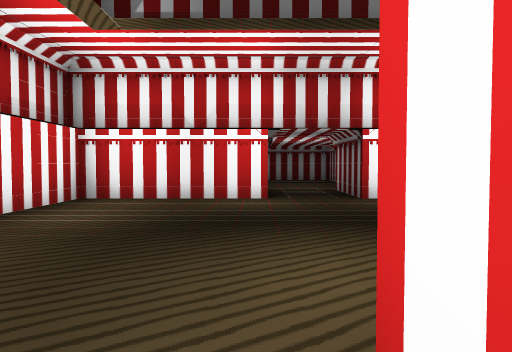
view 1 (above)

24 first-person views from a walk through a Godot game level. The camera is 1.5 m above the floor, tilts 2° down and sees 70° across. The floor is counted in squares, 2 m on a side. Each view is taken from the middle of a square. On the plan, view 1 faces up. The plan holds only what a view shows up to about 11 squares ahead; the rest is blank. Characters and animated objects are left out.

view 2
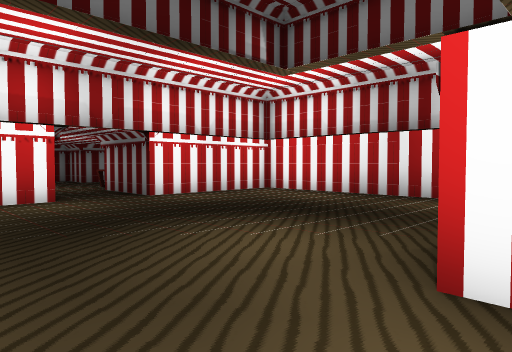

view 3
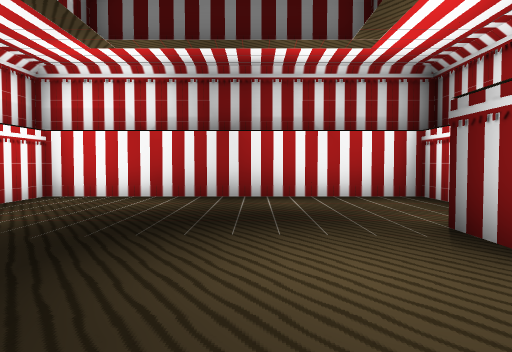

view 4
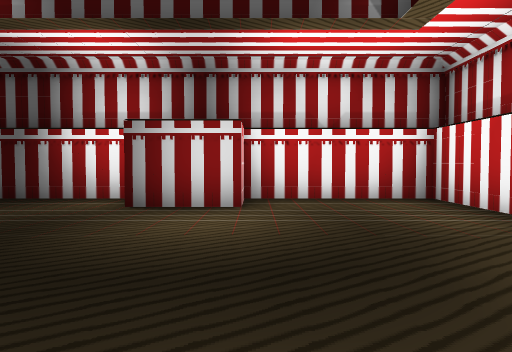

view 5
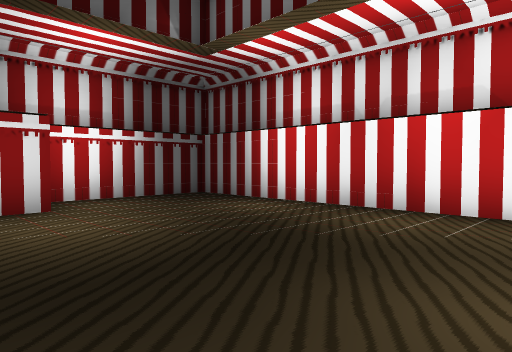

view 6
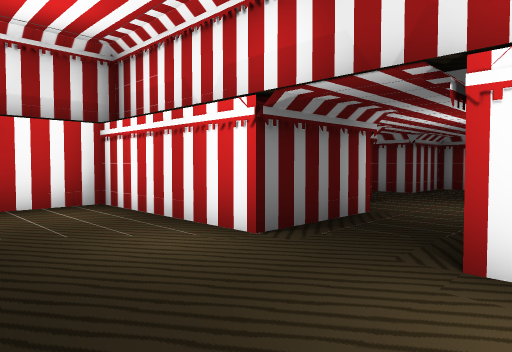

view 7
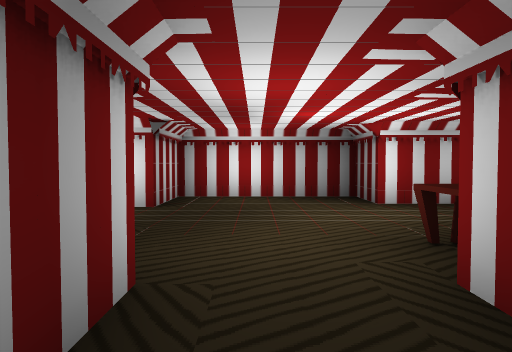

view 8
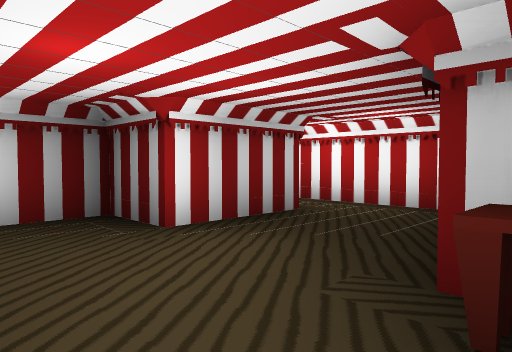

view 9
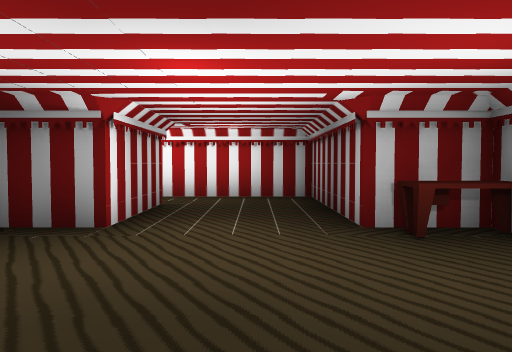

view 10
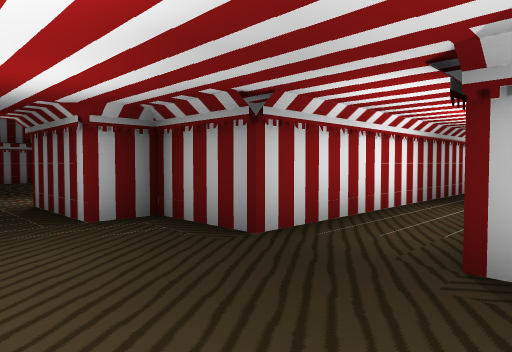

view 11
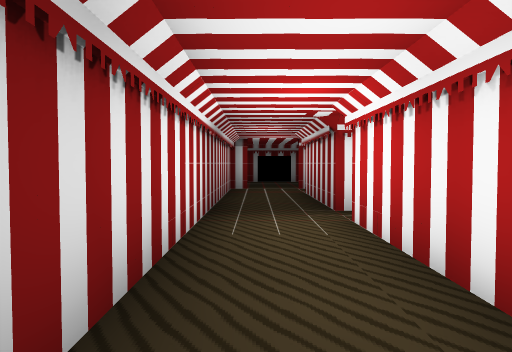

view 12
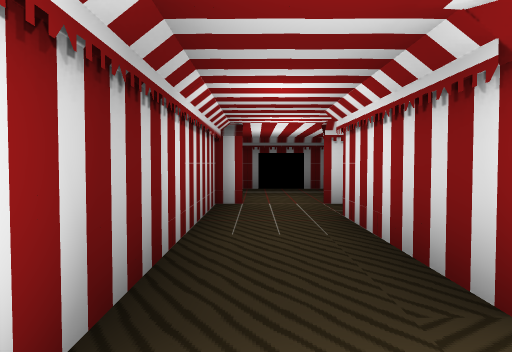

view 13
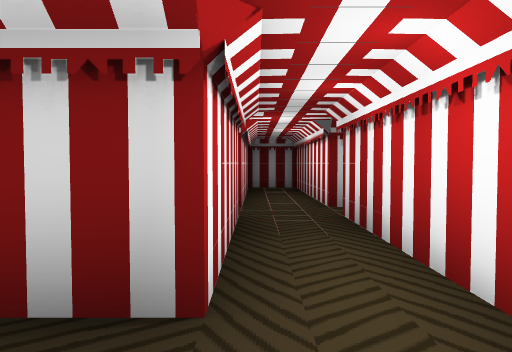

view 14
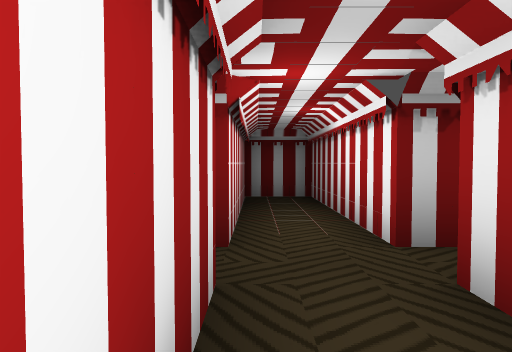

view 15
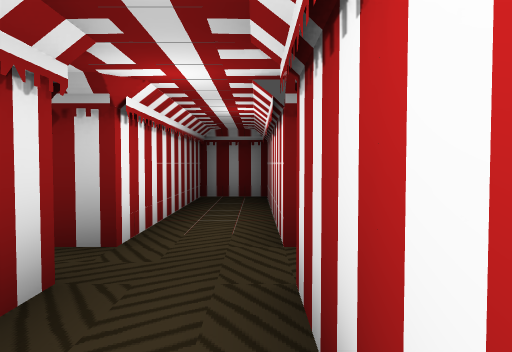

view 16
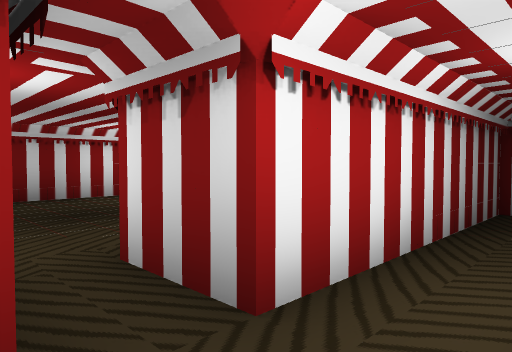

view 17
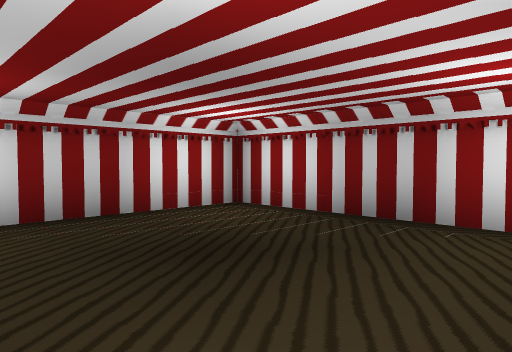

view 18
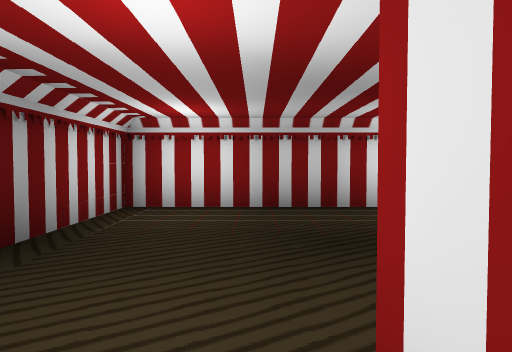

view 19
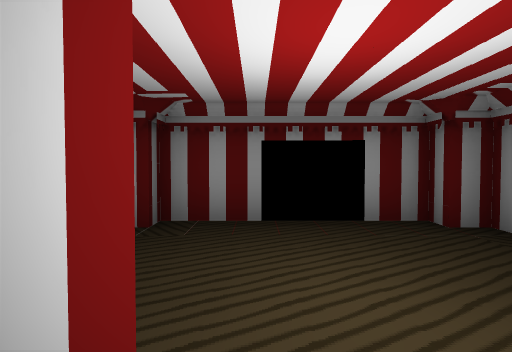

view 20
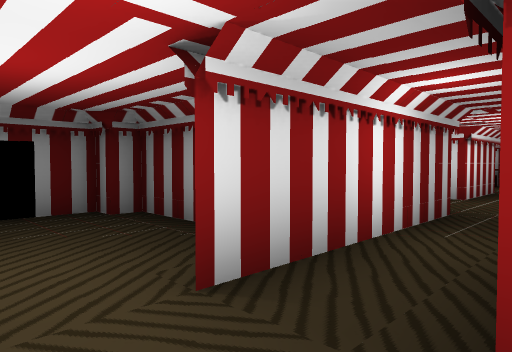

view 21
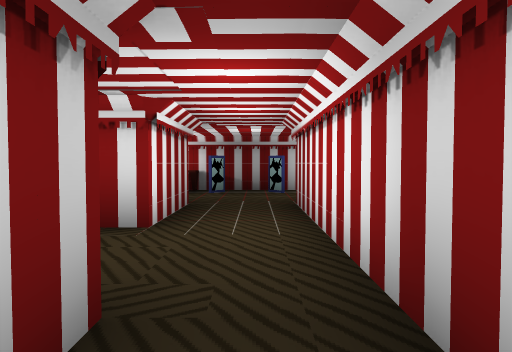

view 22
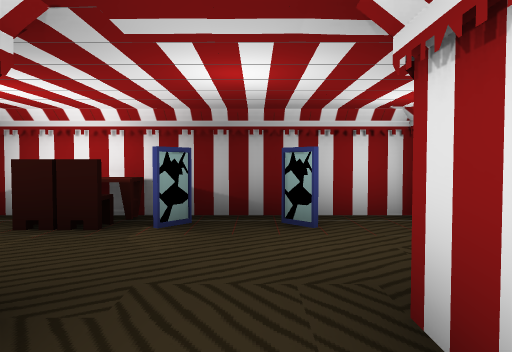

view 23
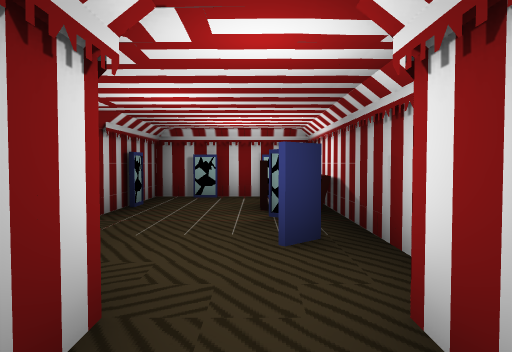

view 24
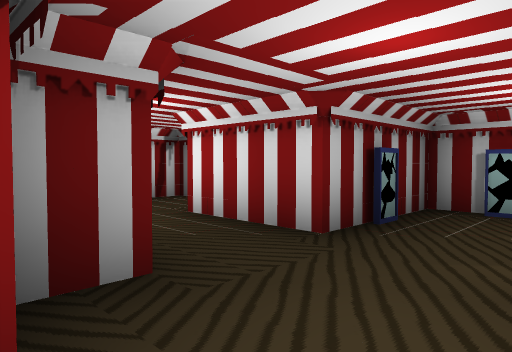

### Floor plan
Points are (right, up) in squares from view 1. A wall is a line through its corners. A room is listed if a view was taken in it or the views show most of it. See-through windows are left out.
Room 1 (views 1, 2, 3, 4, 5, 6)
walls: (0.3, 7.7) (-3.8, 7.7) (-3.8, -0.7) (0.3, -0.7) (0.3, 0.7) (2.2, 0.7); (2.8, -0.7) (6.3, -0.7) (6.3, 7.7) (2.3, 7.7)
ways out: opening at (1.5, 7) to room 2
Room 2 (views 7, 8, 9, 10, 11, 12, 13, 14, 15, 16, 19, 20)
walls: (3.4, 11.7) (7.3, 11.7) (7.3, 18.2); (2.3, 7.7) (2.3, 9.5); (5.8, 18.4) (5.8, 14.7) (3.3, 14.7) (3.3, 16.2) (-0.8, 16.2) (-0.8, 14.3) (-4.8, 14.3); (-5.8, 14.3) (-9.2, 14.3); (7.3, 19.3) (7.3, 24.3) (5.8, 24.3) (5.8, 19.3); (-10.7, 12.9) (-10.7, 12.3) (-0.8, 12.3) (-0.8, 10.3) (0.3, 10.3) (0.3, 7.7)
ways out: opening at (1.5, 7) to room 1; opening at (5, 19) to room 3; opening at (-10, 14) to room 4; opening at (-10.5, 13.5); opening at (-5, 14); opening at (8.5, 19)
objects: desk (3, 10) to (3, 11)
Room 3 (views 17, 18)
walls: (3.2, 22.8) (-1.2, 22.8) (-1.2, 16.8) (1.9, 16.8); (5.8, 19.3) (4.2, 19.3)
ways out: opening at (5, 19) to room 2
Room 4 (views 21, 22, 24)
walls: (-11.3, 23.6) (-11.3, 21.3) (-11.9, 21.3); (-10.7, 18.9) (-10.7, 14.2); (-14.3, 26.1) (-14.3, 23.8) (-12.4, 23.8); (-12.8, 18.8) (-12, 18.8); (-9.2, 18) (-9.2, 23.8) (-8.4, 23.8); (-7.6, 27.3) (-13.8, 27.3); (-7, 26.8) (-7.8, 26.8)
ways out: opening at (-10, 14) to room 2; opening at (-6.5, 26) to room 5
objects: mirror (-14, 25); other object (-14, 26); mirror (-12, 24); chair (-12, 26); desk (-12, 27); mirror (-11, 26); mirror (-9, 26)
Room 5 (view 23)
walls: (-7.8, 25.3) (-7, 25.3)
ways out: opening at (-6.5, 26) to room 4

Positions as (right, up) in squares from view 1, and headings:
1: (0, 0), facing up
2: (-2, 0), facing up-right
3: (-2, 3), facing right
4: (0, 7), facing down
5: (2, 7), facing down-left
6: (3, 5), facing up-left
7: (1, 8), facing up
8: (1, 11), facing up-right
9: (-1, 13), facing right
10: (2, 15), facing down-left
11: (0, 13), facing left
12: (-4, 13), facing left
13: (6, 13), facing up
14: (6, 16), facing up
15: (7, 16), facing up
16: (7, 18), facing up-left
17: (4, 18), facing up-left
18: (5, 19), facing left
19: (-10, 13), facing left
20: (-9, 13), facing up-left
21: (-10, 17), facing up
22: (-10, 22), facing up
23: (-6, 26), facing left
24: (-8, 26), facing down-left
